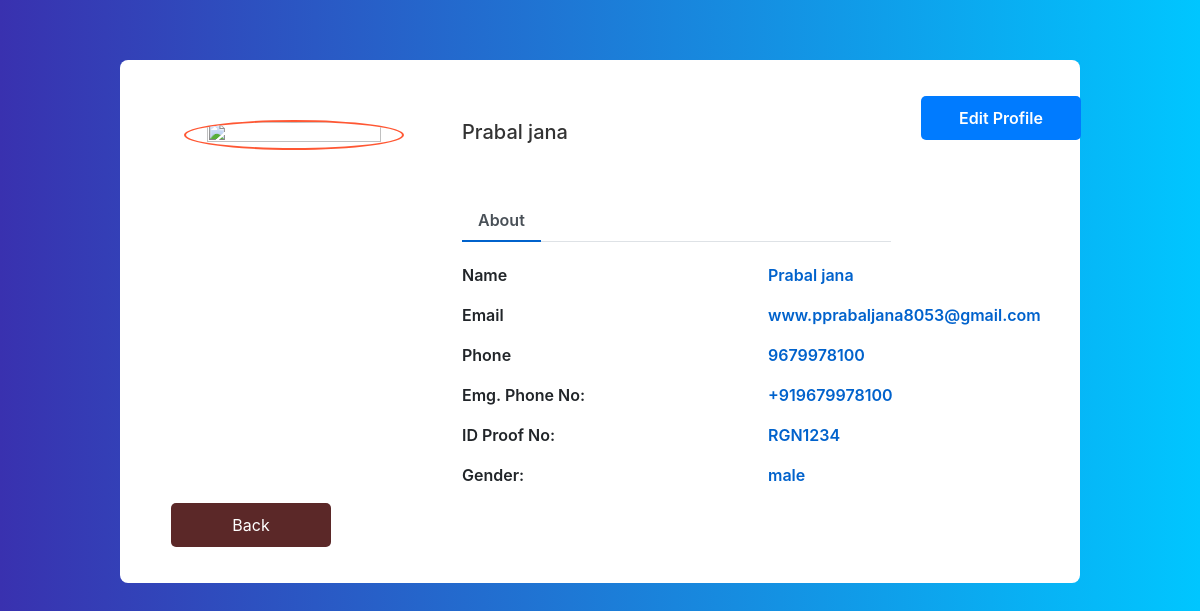
The app's page /pgowner_profile (signed in) with its own data.
### pg/models.py (models this page shows, shortened)
class PGLister(models.Model):
    GENDER_CHOICES = [
        ('male', 'Male'),
        ('female', 'Female'),
    ]
    unique_id = models.CharField(primary_key = True,max_length = 50)
    full_name = models.CharField(max_length=100)
    emg_phone = models.CharField(max_length=20)
    id_proof = models.CharField(max_length=100)
    password = models.CharField(max_length=100)
    gender = models.CharField(max_length=10, choices=GENDER_CHOICES, default='male')
    email = models.EmailField(unique=True)
    phone = models.CharField(max_length=10)
    security_answer = models.CharField(max_length=200)
    class Meta:
        db_table = 'PGLister'

### pg/views.py (the view)
# urls.py: path('pgowner_profile', views.pgowner_profile),
def pgowner_profile(request):
    return render(request, 'pgowner_profile.html')

### pg/context_processors.py (called while the page is built)
def username_context(request):
    user_unique_id = request.session.get('user_unique_id')
    username = get_username(user_unique_id)
    return {'username': username}

def pgownername_context(request):
    owner_unique_id = request.session.get('owner_unique_id')
    ownername = get_pgowner(owner_unique_id)
    return {'ownername': ownername}

### pg/views.py (called while the page is built)
def get_username(unique_id):
    try:
        username = Customer.objects.get(unique_id=unique_id)
        return username
    except Customer.DoesNotExist:
        return "Unknown"

def get_pgowner(unique_id):
    try:
        ownername = PGLister.objects.get(unique_id=unique_id)
        return ownername
    except PGLister.DoesNotExist:
        return "Unknown"

### pg/templates/pgowner_profile.html (shortened to what this page needs)
<!DOCTYPE html>
<html lang="en">
<head>
</head>
<body>
    <link href="//maxcdn.bootstrapcdn.com/bootstrap/4.1.1/css/bootstrap.min.css" rel="stylesheet" id="bootstrap-css">
<div class="container emp-profile">
            <form method="post">
                <div class="row">
                    <div class="col-md-4"><br>
                        <div class="profile-img">
                            {% if ownername.gender == "male" %}
                            <img src="https://cdn.vectorstock.com/i/1000x1000/16/05/male-avatar-profile-picture-silhouette-light-vector-5351605.webp" alt=""/>
                            {% else %}
                            <img src="https://cdn.vectorstock.com/i/1000x1000/22/00/female-profile-picture-vector-1862200.webp" alt=""/>
                            {% endif %}
                        </div>
                    </div>
                    <div class="col-md-6">
                        <div class="profile-head">
                                    <h5>
                                        <br>
                                        {{ownername.full_name}}
                                    </h5>
                                   <br><br>
                            <ul class="nav nav-tabs" id="myTab" role="tablist">
                                <li class="nav-item">
                                    <a class="nav-link active" id="home-tab" data-toggle="tab" href="#home" role="tab" aria-controls="home" aria-selected="true">About</a>
                                </li>
                            </ul>
                        </div>
                    </div>
                    <div class="col-md-2" >
                        <input type="submit" class="profile-edit-btn" name="btnAddMore" value="Edit Profile"/>
                    </div>
                </div>
                <div class="row">
                    <div class="col-md-4">
                    </div>
                    <div class="col-md-8">
                        <div class="tab-content profile-tab" id="myTabContent" >
                            <div class="tab-pane fade show active" id="home" role="tabpanel" aria-labelledby="home-tab">
                                        <div class="row">
                                            <div class="col-md-6">
                                                <label>Name</label>
                                            </div>
                                            <div class="col-md-6">
                                                <p>{{ownername.full_name}}</p>
                                            </div>
                                        </div>
                                        <div class="row">
                                            <div class="col-md-6">
                                                <label>Email</label>
                                            </div>
                                            <div class="col-md-6">
                                                <p>{{ownername.email}}</p>
                                            </div>
                                        </div>
                                        <div class="row">
                                            <div class="col-md-6">
                                                <label>Phone</label>
                                            </div>
                                            <div class="col-md-6">
                                                <p>{{ownername.phone}}</p>
                                            </div>
                                        </div>
                                        <div class="row">
                                            <div class="col-md-6">
                                                <label>Emg. Phone No:</label>
                                            </div>
                                            <div class="col-md-6">
                                                <p>{{ownername.emg_phone}}</p>
                                            </div>
                                        </div>
                                        <div class="row">
                                            <div class="col-md-6">
                                                <label>ID Proof No:</label>
                                            </div>
                                            <div class="col-md-6">
                                                <p>{{ownername.id_proof}}</p>
                                            </div>
                                        </div>
                                        </div>
                                        <div class="row">
                                            <div class="col-md-6">
                                                <label>Gender:</label>
                                            </div>
                                            <div class="col-md-6">
                                                <p>{{ownername.gender}}</p>
                                            </div>
                                        </div>
                            </div>
                        </div>
                    </div>
                    <div class="col-md-2" >
                        <a href=""><input type="button" class="back-button" name="btnAddMore" value="Back" style="background-color: rgb(91, 40, 40);"/></a>
                    </div>
                </div>
</body>
</html>

### pg/templates/pgowner_profile.html (style rules this page uses)
body { background: -webkit-linear-gradient(left, #3931af, #00c6ff); }
.emp-profile { width: 80%; padding: 3%; margin-top: 5%; margin-bottom: 5%; border-radius: 0.5rem; background: #fff; }
.profile-img { text-align: center; }
.profile-img img { width: 80%; height: 50%; border-radius: 50%; }
.profile-head h5 { color: #333; }
.profile-edit-btn { border: none; border-radius: 1.5rem; width: 70%; padding: 2%; font-weight: 600; color: #6c757d; cursor: pointer; }
.profile-head .nav-tabs { margin-bottom:5%; }
.profile-head .nav-tabs .nav-link { font-weight:600; border: none; }
.profile-head .nav-tabs .nav-link.active { border: none; border-bottom:2px solid #0062cc; }
.profile-tab label { font-weight: 600; }
.profile-tab p { font-weight: 600; color: #0062cc; }
.profile-img img { border: 2px solid #FF5733; }
.col-md-2 input { background-color: #007bff; color: #fff; border: none; padding: 10px 15px; cursor: pointer; border-radius: 5px; font-size: 16px; transition: background-color 0.3s ease; width: 20vh; }

### records on screen
PGLister: full_name "Prabal jana", email "www.pprabaljana8053@gmail.com", phone "9679978100", emg_phone "+919679978100", id_proof "RGN1234", gender "male"
